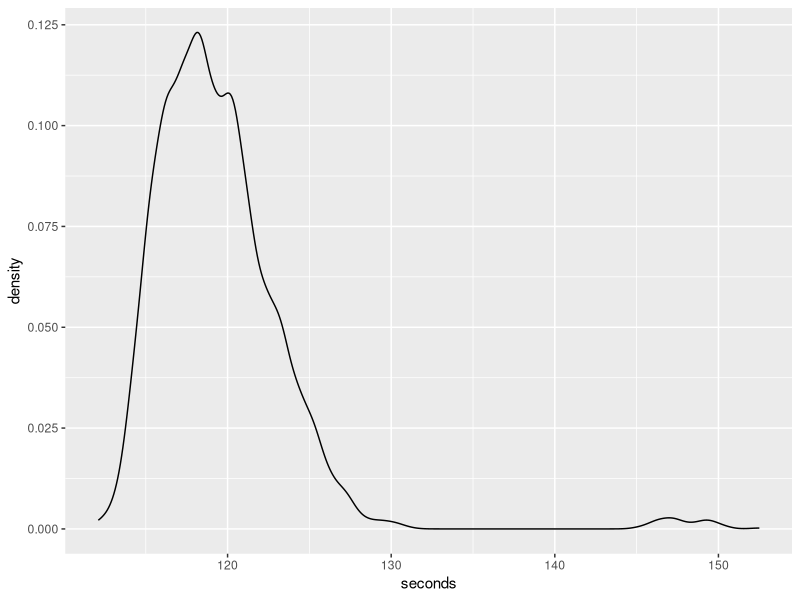
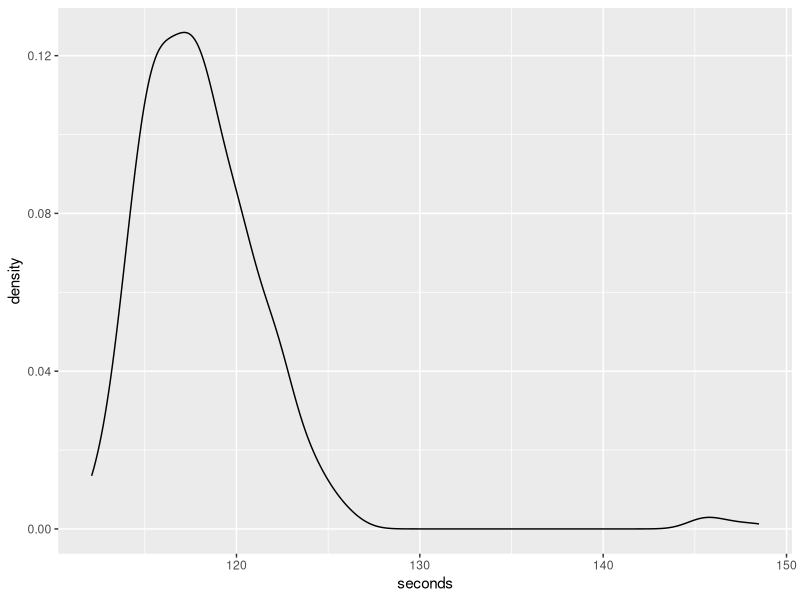
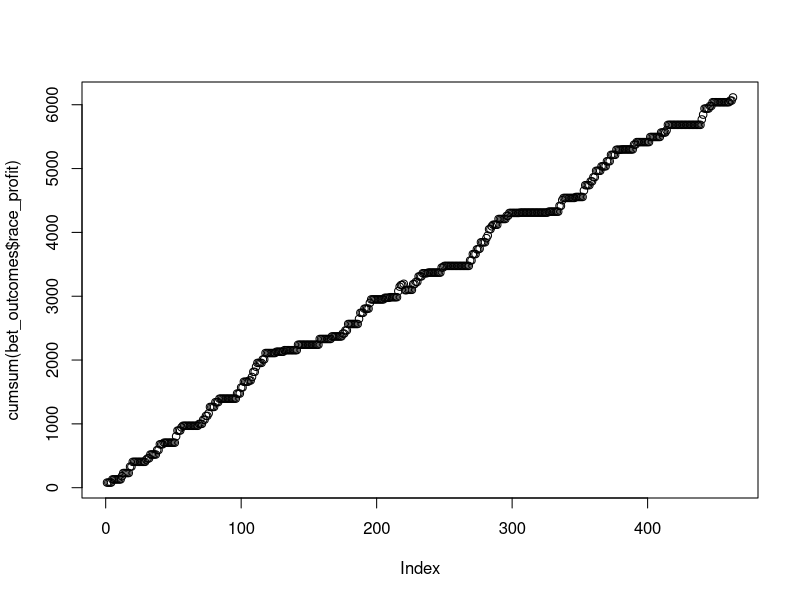
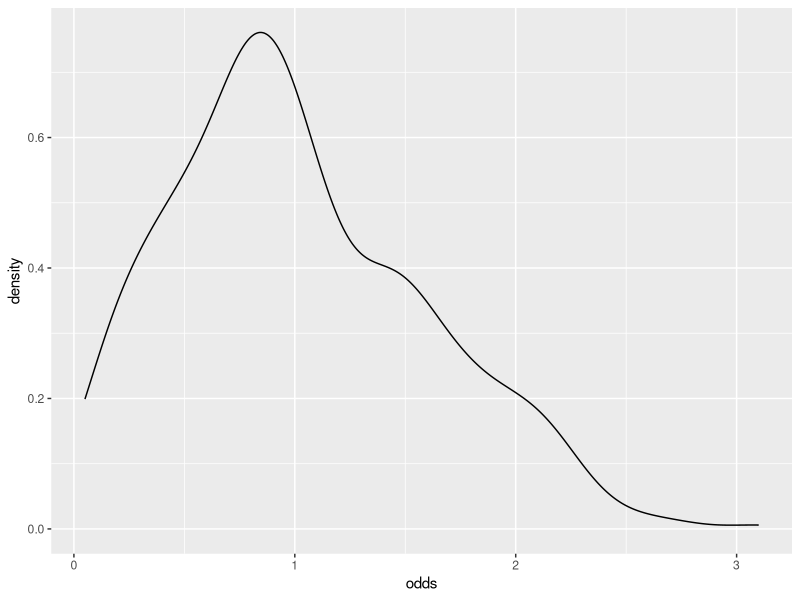
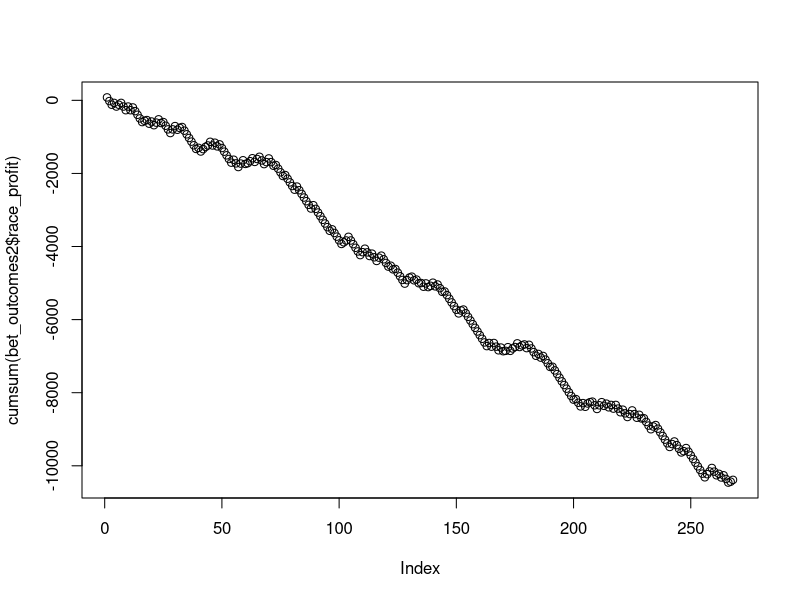
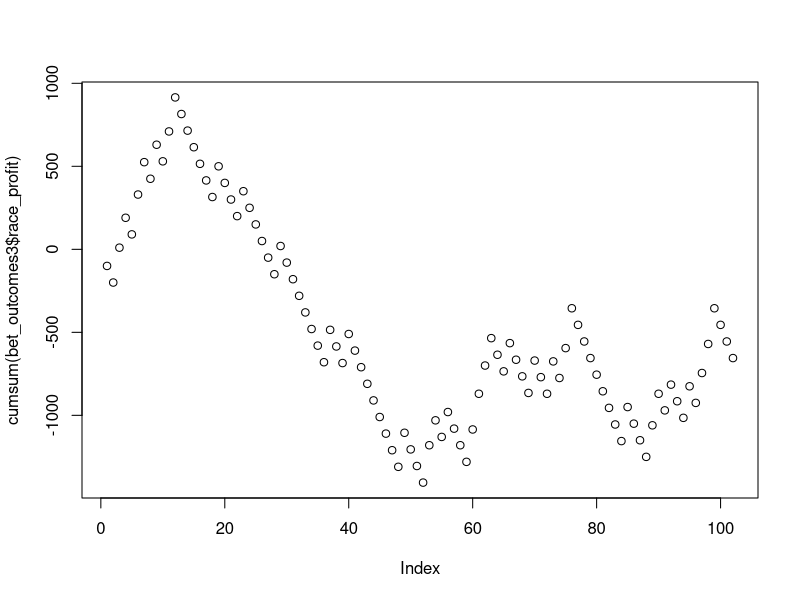
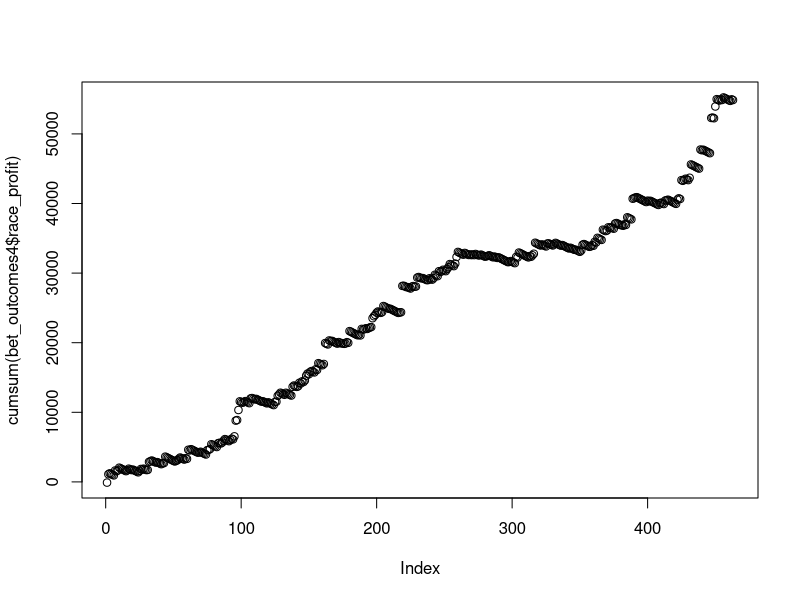

The R source for these figures, in order:
library(tidyverse)

conditions <- read_csv('Conditions3.csv')
results <- read_csv('Results3.csv')

summary(results)

# Looks like driver and name and trainer all have character classes. Let's first change them to factors.
results <- results %>%
  mutate_if(is_character, as_factor)

# Looks like the race positions are wrong. Let's create a new column with the correct positions.
results <- results %>% 
  group_by(racenum, date) %>% 
  arrange(seconds) %>%
  mutate(id = row_number()) %>%
  ungroup() %>% 
  arrange(date, racenum)

# Let's check the distribution of the seconds for the races
# Looks like there are races that took longer than 140 seconds. They aren't too alarming so we will keep them for now.
results %>% ggplot(aes(seconds))+geom_density()

# Let's drill down on the distribution of the winning times using our correct id column
results %>% filter(id == 1) %>% ggplot(aes(seconds))+geom_density()

# Wait ... some winners won the race with over 140 seconds? That's alarming now.
results %>% filter(seconds >= 140) %>% View()

# Looks like it's just one race. Race #4 on this date 2016-03-04. It's clearly an outlier, so I'll remove it since if I want to do a regression,
# this outlier might add some unnecessary bias.

# TODO

# How often are the odds correct on predicting the winner? If the odds are smaller, you win less because the chance of that 
# horse winning was too big.
results <- results %>% 
  group_by(racenum, date) %>% 
  arrange(odds) %>%
  mutate(odds_id = row_number()) %>%
  ungroup() %>% 
  arrange(date, racenum)

# Let's count how many races the odds were correct
results %>% filter(odds_id == 1, id == 1) %>% nrow()

# 159 ! Out of how many?
results %>% select(racenum,date) %>% distinct() %>% nrow()

# 463 ! 

# Wow, a third of the time the odds actually predict the correct winner. This is gonna be hard to make money, because 
# you have to bet aggains the odds to really make money

# Lets see how much money I would of made if I had only betted on #1 with 100$ each bet.

bet_outcomes <- results %>% filter(id == 1) %>% mutate(race_profit = if_else(id == odds_id, 100*odds,-100))

bet_outcomes %>% summarise(end_amount = sum(race_profit))

# Ouch thats not good. What if we only play it safe? We bet if the odds are lower than 1 (safe)

bet_outcomes <- results %>% filter(id == 1) %>% mutate(race_profit = if_else(odds<=1,if_else(id==odds_id,odds*100,-100),0))

bet_outcomes %>% summarise(end_amount = sum(race_profit))

plot(cumsum(bet_outcomes$race_profit))


## Different strategy, playing it safe.

# Let's check what the distribution of the best odds for each race look like:
results %>% filter(odds_id==1) %>% ggplot(aes(odds))+geom_density()


bet_outcomes2 <- results %>% filter(odds_id == 1,
                   odds <= 1) %>% mutate(race_profit = if_else(id == 1,100*odds,-100))

plot(cumsum(bet_outcomes2$race_profit))
# Still not a good strategy.


# risky strategy - only bet if the smallest odds are over 1.5

bet_outcomes3 <- results %>% filter(odds_id == 1,
                                    odds >= 1.5) %>% mutate(race_profit = if_else(id == 1,100*odds,-100))

plot(cumsum(bet_outcomes3$race_profit))

# Thats actualy interesting! Not a good strategy, but interesting.


# What we know so far, is that a third of the time the odds predicted the correct winner. But if take into account dollars you make vs what
# you loose, we quickly see that we would probably have needed to fille for banruptcy.

# What we are doing here is coding up some rules. We are naively trying to figure out good decision rules to either place a bet or not.
# We are creating a decision tree in our head and coding it. Let's use the algorithm to make the best splits!

# Notice, we have one issue here. We have races! We can't just run a normal decision tree, the race horces need to be grouped together.

# Unique Id -> name + driver + trainer

results <- results %>% 
  mutate(unique_id = as_factor(paste(name,driver,trainer,sep = '_'))) %>%
  group_by(unique_id) %>%
  mutate(unique_id_avg_time = mean(seconds)) %>%
  ungroup()

# Great, now we can compute a new id for which horse would win first just based on their average performances.

results <- results %>% 
  group_by(racenum, date) %>% 
  arrange(unique_id_avg_time) %>%
  mutate(id_2 = row_number()) %>%
  ungroup() %>% 
  arrange(date, racenum)

# filter race winners, 
bet_outcomes4 <- results %>% filter(id == 1) %>% mutate(race_profit = if_else(id == id_2, 100*odds,-100))

bet_outcomes4 %>% summarise(end_amount = sum(race_profit))

plot(cumsum(bet_outcomes4$race_profit))


# Let's split the data up to a specific date. let's say 70/30, so there are 43 dates. that means 
dates <- results %>% select(date) %>% distinct()
dates[30,]

train_data <- results %>% filter(date < '2016-03-14')
test_data <- results %>% filter(date >= '2016-03-14')

# Create a data frame of average times.
avg_time_df <- train_data %>% 
  mutate(unique_id = as_factor(paste(name,driver,trainer,sep = '_'))) %>%
  group_by(unique_id) %>%
  mutate(unique_id_avg_time_r = mean(seconds)) %>% ungroup() %>% select(unique_id,unique_id_avg_time_r) %>% distinct()

avg_time_df_horse <- train_data %>% 
  mutate(unique_id = as_factor(paste(name,driver,trainer,sep = '_'))) %>%
  group_by(name) %>%
  mutate(unique_id_avg_time_h = mean(seconds)) %>% ungroup() %>% select(unique_id,unique_id_avg_time_h) %>% distinct()

#

vvv <- left_join(test_data,avg_time_df,by='unique_id')

left_join(test_data,avg_time_df_horse,by='unique_id')





